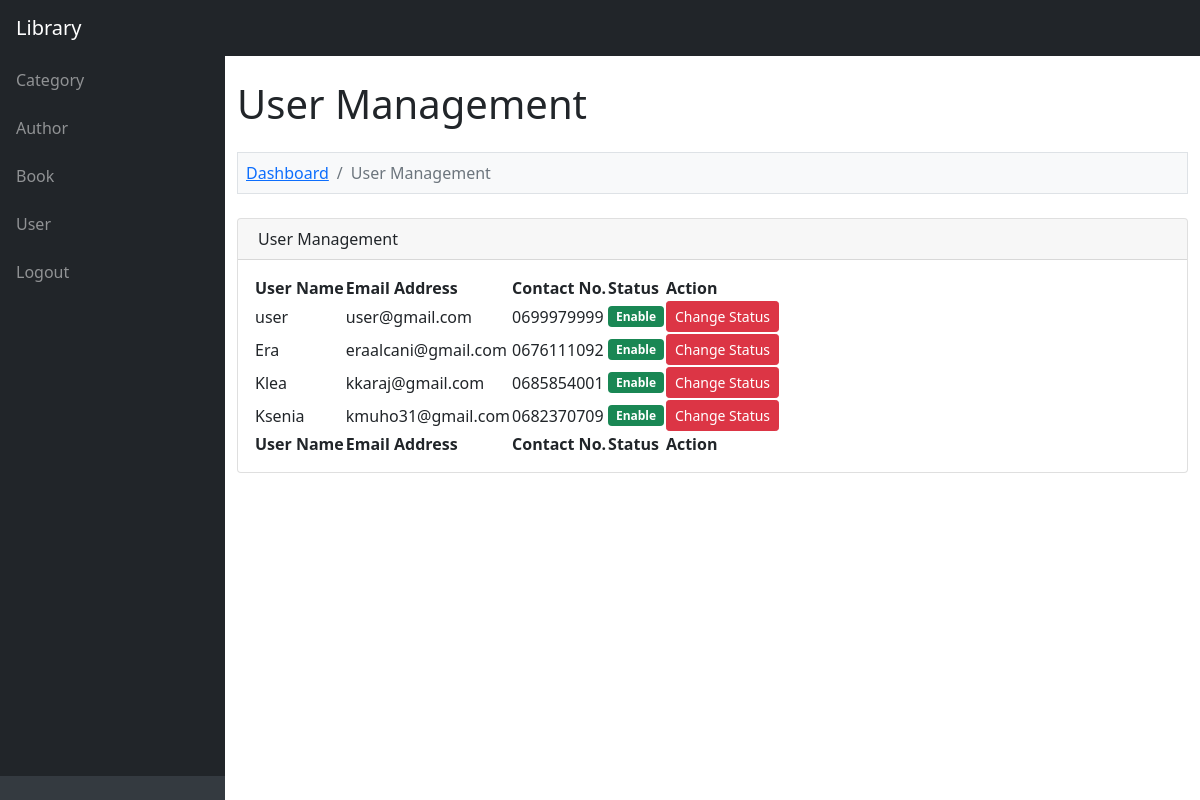
Page /admin/user.php (signed in) on the committed database.
### tables this page shows
CREATE TABLE `user` (
  `user_id` int(11) NOT NULL,
  `user_name` varchar(200) NOT NULL,
  `user_contact_no` varchar(30) NOT NULL,
  `user_email_address` varchar(200) NOT NULL,
  `user_password` varchar(30) NOT NULL,
  `user_status` enum('Enable','Disable') NOT NULL
);

### admin/user.php (the view, shortened to what this page needs)
<?php
include '../database_connection.php';
$query = "
	SELECT * FROM user
    ORDER BY user_id DESC
";
$statement = $connect->prepare($query);
$statement->execute();
include '../header.php';
?>
<div class="container-fluid py-4" style="min-height: 700px;">
	<h1>User Management</h1>
	<ol class="breadcrumb mt-4 mb-4 bg-light p-2 border">
		<li class="breadcrumb-item"><a href="index.php">Dashboard</a></li>
        <li class="breadcrumb-item active">User Management</li>
    </ol>
    <div class="card mb-4">
    	<div class="card-header">
    		<div class="row">
    			<div class="col col-md-6">
    				<i class="fas fa-table me-1"></i> User Management
    			</div>
    			<div class="col col-md-6" align="right">
    			</div>
    		</div>
    	</div>
    	<div class="card-body">
    		<table id="datatablesSimple">
    			<thead>
    				<tr>
                        <th>User Name</th>
                        <th>Email Address</th>
                        <th>Contact No.</th>
                        <th>Status</th>
                        <th>Action</th>
    				</tr>
    			</thead>
    			<tfoot>
    				<tr>
                        <th>User Name</th>
                        <th>Email Address</th>
                        <th>Contact No.</th>
                        <th>Status</th>
                        <th>Action</th>
    				</tr>
    			</tfoot>
    			<tbody>
    			<?php
    			if($statement->rowCount() > 0)
    			{
    				foreach($statement->fetchAll() as $row)
    				{
    					$user_status = '';
    					if($row['user_status'] == 'Enable')
    					{
    						$user_status = '<div class="badge bg-success">Enable</div>';
    					}
    					else
    					{
    						$user_status = '<div class="badge bg-danger">Disable</div>';
    					}
    					echo '
    					<tr>
    						<td>'.$row["user_name"].'</td>
    						<td>'.$row["user_email_address"].'</td>
    						<td>'.$row["user_contact_no"].'</td>
    						<td>'.$user_status.'</td>
    						<td><button type="button" name="delete_button" class="btn btn-danger btn-sm" onclick="delete_data(`'.$row["user_id"].'`, `'.$row["user_status"].'`)">Change Status</td>
    					</tr>
    					';
    				}
    			}
    			else
    			{
    				echo '
    				<tr>
    					<td colspan="12" class="text-center">No Data Found</td>
    				</tr>
    				';
    			}
    			?>
    			</tbody>
    		</table>
    	</div>
    </div>
</div>

### rows in the picture
user: user_name "user", user_email_address "user@gmail.com", user_contact_no "0699979999", user_status "Enable"
user: user_name "Era", user_email_address "eraalcani@gmail.com", user_contact_no "0676111092", user_status "Enable"
user: user_name "Klea", user_email_address "kkaraj@gmail.com", user_contact_no "0685854001", user_status "Enable"
user: user_name "Ksenia", user_email_address "kmuho31@gmail.com", user_contact_no "0682370709", user_status "Enable"
